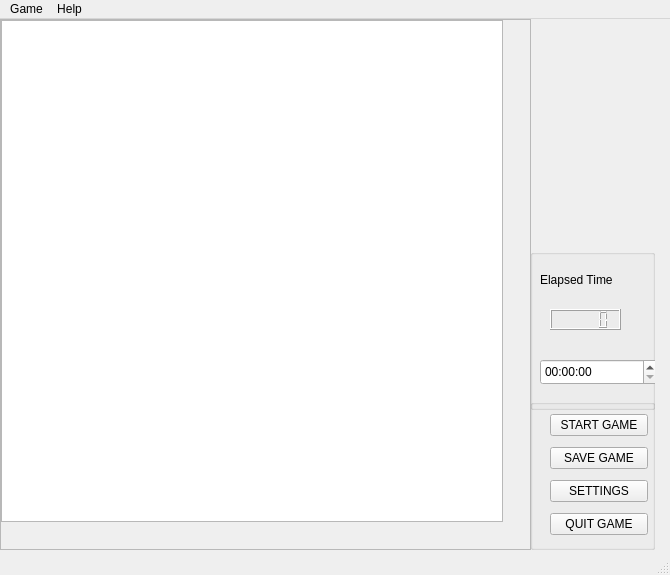
<?xml version="1.0" encoding="UTF-8"?>
<ui version="4.0">
 <class>MainWindow</class>
 <widget class="QMainWindow" name="MainWindow">
  <property name="geometry">
   <rect>
    <x>0</x>
    <y>0</y>
    <width>670</width>
    <height>575</height>
   </rect>
  </property>
  <property name="minimumSize">
   <size>
    <width>670</width>
    <height>575</height>
   </size>
  </property>
  <property name="maximumSize">
   <size>
    <width>670</width>
    <height>575</height>
   </size>
  </property>
  <property name="windowTitle">
   <string>MainWindow</string>
  </property>
  <property name="autoFillBackground">
   <bool>false</bool>
  </property>
  <widget class="QWidget" name="centralwidget">
   <widget class="QScrollArea" name="MapScrollArea">
    <property name="geometry">
     <rect>
      <x>0</x>
      <y>0</y>
      <width>531</width>
      <height>531</height>
     </rect>
    </property>
    <property name="widgetResizable">
     <bool>true</bool>
    </property>
    <widget class="QWidget" name="scrollAreaWidgetContents">
     <property name="geometry">
      <rect>
       <x>0</x>
       <y>0</y>
       <width>529</width>
       <height>529</height>
      </rect>
     </property>
     <widget class="QGraphicsView" name="mapView">
      <property name="geometry">
       <rect>
        <x>0</x>
        <y>0</y>
        <width>502</width>
        <height>502</height>
       </rect>
      </property>
     </widget>
    </widget>
   </widget>
   <widget class="QGroupBox" name="TimeBox">
    <property name="geometry">
     <rect>
      <x>530</x>
      <y>230</y>
      <width>125</width>
      <height>161</height>
     </rect>
    </property>
    <property name="title">
     <string/>
    </property>
    <widget class="QLCDNumber" name="travelTimeLcd">
     <property name="geometry">
      <rect>
       <x>20</x>
       <y>60</y>
       <width>71</width>
       <height>21</height>
      </rect>
     </property>
    </widget>
    <widget class="QTimeEdit" name="timeEdit">
     <property name="geometry">
      <rect>
       <x>10</x>
       <y>110</y>
       <width>118</width>
       <height>26</height>
      </rect>
     </property>
    </widget>
    <widget class="QLabel" name="travelTime">
     <property name="geometry">
      <rect>
       <x>10</x>
       <y>20</y>
       <width>91</width>
       <height>21</height>
      </rect>
     </property>
     <property name="text">
      <string>Elapsed Time</string>
     </property>
    </widget>
   </widget>
   <widget class="QGroupBox" name="ButtonBox">
    <property name="geometry">
     <rect>
      <x>530</x>
      <y>380</y>
      <width>125</width>
      <height>151</height>
     </rect>
    </property>
    <property name="title">
     <string/>
    </property>
    <widget class="QWidget" name="layoutWidget">
     <property name="geometry">
      <rect>
       <x>20</x>
       <y>10</y>
       <width>98</width>
       <height>132</height>
      </rect>
     </property>
     <layout class="QVBoxLayout" name="verticalLayout">
      <item>
       <widget class="QPushButton" name="StartButton">
        <property name="text">
         <string>START GAME</string>
        </property>
       </widget>
      </item>
      <item>
       <widget class="QPushButton" name="endTurn">
        <property name="text">
         <string>SAVE GAME</string>
        </property>
       </widget>
      </item>
      <item>
       <widget class="QPushButton" name="SettingsButton">
        <property name="text">
         <string>SETTINGS</string>
        </property>
       </widget>
      </item>
      <item>
       <widget class="QPushButton" name="quitGame">
        <property name="text">
         <string>QUIT GAME</string>
        </property>
       </widget>
      </item>
     </layout>
    </widget>
   </widget>
   <widget class="QWidget" name="horizontalLayoutWidget">
    <property name="geometry">
     <rect>
      <x>530</x>
      <y>0</y>
      <width>131</width>
      <height>231</height>
     </rect>
    </property>
    <layout class="QHBoxLayout" name="horizontalLayout"/>
   </widget>
  </widget>
  <widget class="QMenuBar" name="menubar">
   <property name="geometry">
    <rect>
     <x>0</x>
     <y>0</y>
     <width>670</width>
     <height>25</height>
    </rect>
   </property>
   <widget class="QMenu" name="menuNysse">
    <property name="title">
     <string>Game</string>
    </property>
    <addaction name="actionGame"/>
    <addaction name="actionQuit"/>
   </widget>
   <widget class="QMenu" name="menuHelp">
    <property name="title">
     <string>Help</string>
    </property>
    <addaction name="actionRules"/>
    <addaction name="actionAbout_Nysse"/>
   </widget>
   <addaction name="menuNysse"/>
   <addaction name="menuHelp"/>
  </widget>
  <widget class="QStatusBar" name="statusbar"/>
  <action name="actionGame">
   <property name="text">
    <string>Scoreboard</string>
   </property>
  </action>
  <action name="actionRules">
   <property name="text">
    <string>Rules</string>
   </property>
  </action>
  <action name="actionQuit">
   <property name="text">
    <string>Quit</string>
   </property>
  </action>
  <action name="actionAbout_Nysse">
   <property name="text">
    <string>About Nysse</string>
   </property>
  </action>
 </widget>
 <resources/>
 <connections>
  <connection>
   <sender>quitGame</sender>
   <signal>clicked()</signal>
   <receiver>MainWindow</receiver>
   <slot>close()</slot>
   <hints>
    <hint type="sourcelabel">
     <x>606</x>
     <y>534</y>
    </hint>
    <hint type="destinationlabel">
     <x>661</x>
     <y>544</y>
    </hint>
   </hints>
  </connection>
 </connections>
</ui>
